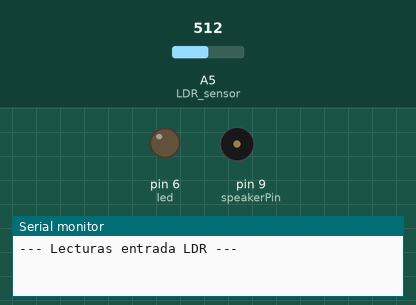
The sketch below on a simulated Arduino Uno, built with avr-gcc and run on an emulated ATmega328P. On the bench: output pins drawn as LEDs (lit = HIGH), buzzer (waves = sounding), the last lines printed to the serial monitor. The inputs (shaded band) are chosen by the test bench; at power-on: A5 (LDR_sensor) = 512. Pins used as bus, display or sensor lines are not drawn.

Above: at 0.1 s.
At 6.95 s:
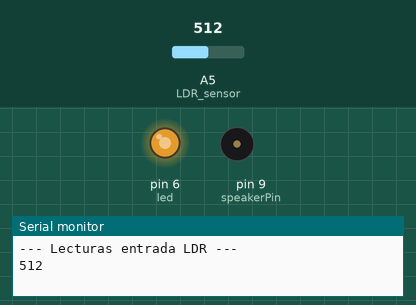
At 18.5 s:
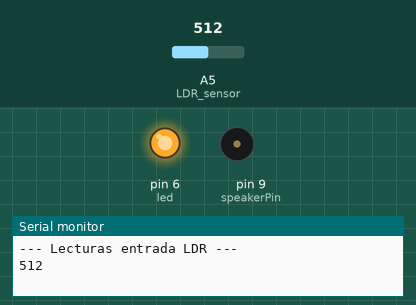
At 21.8 s:
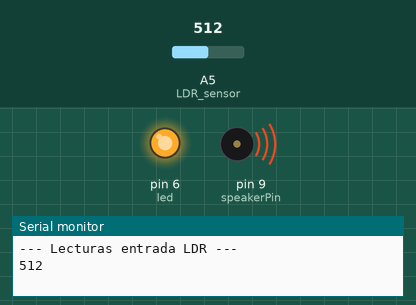
Timing chart, 0 to 40.0 s (numbered marks = the images above):
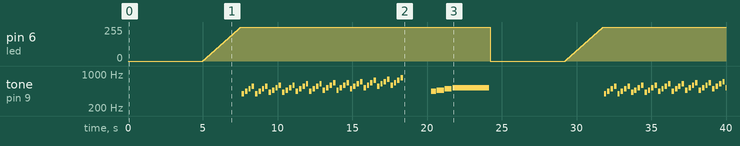

Measured:
- by itself, tone on pin 9 (speakerPin): plays 394 Hz for 0.16 s, 442 Hz for 0.16 s, 497 Hz for 0.16 s, 557 Hz for 0.16 s, 394 Hz for 0.16 s, 442 Hz for 0.16 s … (89 notes in this stretch)

The sketch:

cofre_zelda.ino
```cpp
/*******************************************************************
    Plays the Zelda Chest Jingle on startup using
    a passive speaker. Runs on an attiny85

    Originally written by ianklatzco:
    https://gist.github.com/ianklatzco/9127560

    Modified by Brian Lough
    https://www.youtube.com/channel/UCezJOfu7OtqGzd5xrP3q6WA

    Modified by Alexis Reyes
    This versión will have a system into a chest, the desing provide LDR sensor taht it'll be activated when the chest open.Added also a led with PWM.
 *******************************************************************/


const int led = 6;
const int LDR_sensor = A5;
const int speakerPin = 9;
int light_treshold = 100;
int i;

char notes[] = "gabygabyxzCDxzCDabywabywzCDEzCDEbywFCDEqywFGDEqi        azbC"; // a space represents a rest
int length = sizeof(notes); // the number of notes
int beats[] = { 1, 1, 1, 1, 1, 1, 1, 1, 1, 1, 1, 1, 1, 1, 1, 1, 1, 1, 1, 1, 1, 1, 1, 1, 1, 1, 1, 1, 1, 1, 1, 1, 1, 1, 1, 1, 1, 1, 1, 1, 1, 1, 1, 1, 1, 1, 1, 1, 1, 1, 1, 1, 1, 1, 1, 1, 2, 3, 3, 16,};
int tempo = 150;

void playTone(int tone, int duration) {
  for (long i = 0; i < duration * 1000L; i += tone * 2) {
    digitalWrite(speakerPin, HIGH);
    delayMicroseconds(tone);
    digitalWrite(speakerPin, LOW);
    delayMicroseconds(tone);
  }
}

void playNote(char note, int duration) {
  char names[] = { 'c', 'd', 'e', 'f', 'g', 'x', 'a', 'z', 'b', 'C', 'y', 'D', 'w', 'E', 'F', 'q', 'G', 'i' };
  // c=C4, C = C5. These values have been tuned.
  int tones[] = { 1898, 1690, 1500, 1420, 1265, 1194, 1126, 1063, 1001, 947, 893, 843, 795, 749, 710, 668, 630, 594 };

  // play the tone corresponding to the note name
  for (int i = 0; i < 18; i++) {
    if (names[i] == note) {
      playTone(tones[i], duration);
    }
  }
}


void playMelody() {
  for (int i = 0; i < length; i++) {
    if (notes[i] == ' ') {
      delay(beats[i] * tempo); // rest
    } else {
      playNote(notes[i], beats[i] * tempo);
    }

    // pause between notes
    delay(tempo / 2);

  }
}

void setup() {
  pinMode(speakerPin, OUTPUT);
  //playMelody();
  Serial.begin(9600);
  Serial.println("--- Lecturas entrada LDR ---");
}


void loop() {
  delay(4000);
  int value = analogRead(LDR_sensor);
  delay(1000);
  Serial.println(value);
  if (value > light_treshold) {

     for(i=0; i<256; i++){
        analogWrite(led,i);
        delay(10);
     }
     playMelody();
     digitalWrite(led,LOW);
     digitalWrite(speakerPin, LOW);
     }
}
```
